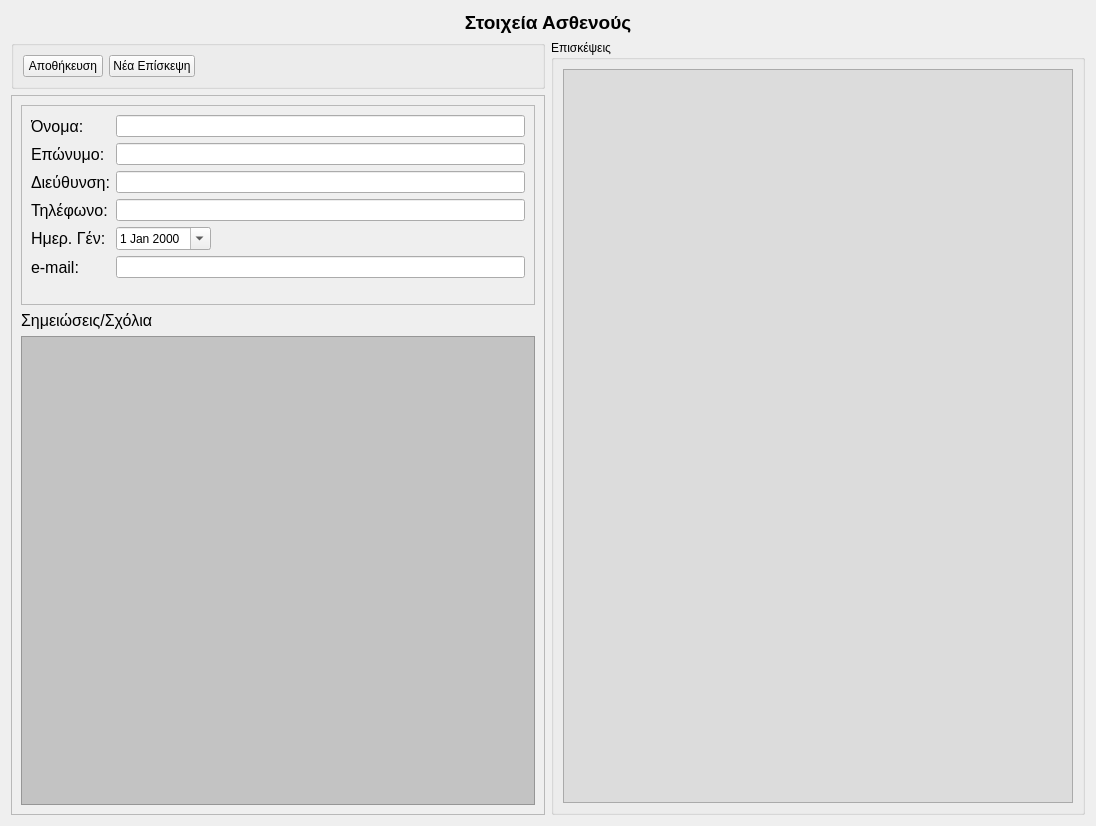
<?xml version="1.0" encoding="UTF-8"?>
<ui version="4.0">
 <class>PatientForm</class>
 <widget class="QWidget" name="PatientForm">
  <property name="geometry">
   <rect>
    <x>0</x>
    <y>0</y>
    <width>1096</width>
    <height>826</height>
   </rect>
  </property>
  <property name="windowTitle">
   <string>Form</string>
  </property>
  <layout class="QGridLayout" name="gridLayout">
   <item row="0" column="0" colspan="2">
    <widget class="QLabel" name="label">
     <property name="text">
      <string>&lt;!DOCTYPE HTML PUBLIC &quot;-//W3C//DTD HTML 4.0//EN&quot; &quot;http://www.w3.org/TR/REC-html40/strict.dtd&quot;&gt;
&lt;html&gt;&lt;head&gt;&lt;meta name=&quot;qrichtext&quot; content=&quot;1&quot; /&gt;&lt;style type=&quot;text/css&quot;&gt;
p, li { white-space: pre-wrap; }
&lt;/style&gt;&lt;/head&gt;&lt;body style=&quot; font-family:'Ubuntu'; font-size:9pt; font-weight:400; font-style:normal;&quot;&gt;
&lt;p align=&quot;center&quot; style=&quot; margin-top:0px; margin-bottom:0px; margin-left:0px; margin-right:0px; -qt-block-indent:0; text-indent:0px;&quot;&gt;&lt;span style=&quot; font-size:14pt; font-weight:600;&quot;&gt;Στοιχεία Ασθενούς&lt;/span&gt;&lt;/p&gt;&lt;/body&gt;&lt;/html&gt;</string>
     </property>
    </widget>
   </item>
   <item row="1" column="0">
    <widget class="QGroupBox" name="groupBox_2">
     <property name="title">
      <string/>
     </property>
     <layout class="QHBoxLayout" name="horizontalLayout">
      <item>
       <widget class="QPushButton" name="saveButton">
        <property name="toolTip">
         <string>Αποθήκευση Αλλαγών</string>
        </property>
        <property name="text">
         <string>Αποθήκευση</string>
        </property>
        <property name="icon">
         <iconset resource="../../resources/icons.qrc">
          <normaloff>:/images/Save.png</normaloff>:/images/Save.png</iconset>
        </property>
       </widget>
      </item>
      <item>
       <widget class="QPushButton" name="newExamSet">
        <property name="toolTip">
         <string>Καταχώρηση Νέας Επίσκεψης...</string>
        </property>
        <property name="text">
         <string>Νέα Επίσκεψη</string>
        </property>
        <property name="icon">
         <iconset resource="../../resources/icons.qrc">
          <normaloff>:/images/Calendar.png</normaloff>:/images/Calendar.png</iconset>
        </property>
       </widget>
      </item>
      <item>
       <spacer name="horizontalSpacer">
        <property name="orientation">
         <enum>Qt::Horizontal</enum>
        </property>
        <property name="sizeHint" stdset="0">
         <size>
          <width>40</width>
          <height>20</height>
         </size>
        </property>
       </spacer>
      </item>
     </layout>
    </widget>
   </item>
   <item row="2" column="0">
    <widget class="QFrame" name="frame_2">
     <property name="sizePolicy">
      <sizepolicy hsizetype="Preferred" vsizetype="Preferred">
       <horstretch>0</horstretch>
       <verstretch>0</verstretch>
      </sizepolicy>
     </property>
     <property name="frameShape">
      <enum>QFrame::StyledPanel</enum>
     </property>
     <property name="frameShadow">
      <enum>QFrame::Raised</enum>
     </property>
     <layout class="QVBoxLayout" name="verticalLayout">
      <item>
       <widget class="QFrame" name="patient_info">
        <property name="sizePolicy">
         <sizepolicy hsizetype="MinimumExpanding" vsizetype="Maximum">
          <horstretch>0</horstretch>
          <verstretch>0</verstretch>
         </sizepolicy>
        </property>
        <property name="minimumSize">
         <size>
          <width>400</width>
          <height>200</height>
         </size>
        </property>
        <property name="frameShape">
         <enum>QFrame::StyledPanel</enum>
        </property>
        <property name="frameShadow">
         <enum>QFrame::Raised</enum>
        </property>
        <layout class="QFormLayout" name="formLayout">
         <property name="fieldGrowthPolicy">
          <enum>QFormLayout::ExpandingFieldsGrow</enum>
         </property>
         <item row="0" column="0">
          <widget class="QLabel" name="label_2">
           <property name="font">
            <font>
             <pointsize>12</pointsize>
            </font>
           </property>
           <property name="text">
            <string>Όνομα:</string>
           </property>
          </widget>
         </item>
         <item row="0" column="1">
          <widget class="QLineEdit" name="name"/>
         </item>
         <item row="2" column="0">
          <widget class="QLabel" name="label_3">
           <property name="font">
            <font>
             <pointsize>12</pointsize>
            </font>
           </property>
           <property name="text">
            <string>Επώνυμο:</string>
           </property>
          </widget>
         </item>
         <item row="2" column="1">
          <widget class="QLineEdit" name="surname"/>
         </item>
         <item row="4" column="0">
          <widget class="QLabel" name="label_4">
           <property name="font">
            <font>
             <pointsize>12</pointsize>
            </font>
           </property>
           <property name="text">
            <string>Διεύθυνση:</string>
           </property>
          </widget>
         </item>
         <item row="4" column="1">
          <widget class="QLineEdit" name="address"/>
         </item>
         <item row="6" column="0">
          <widget class="QLabel" name="label_5">
           <property name="font">
            <font>
             <pointsize>12</pointsize>
            </font>
           </property>
           <property name="text">
            <string>Τηλέφωνο:</string>
           </property>
          </widget>
         </item>
         <item row="6" column="1">
          <widget class="QLineEdit" name="phone"/>
         </item>
         <item row="8" column="0">
          <widget class="QLabel" name="label_9">
           <property name="font">
            <font>
             <pointsize>12</pointsize>
            </font>
           </property>
           <property name="text">
            <string>Ημερ. Γέν:</string>
           </property>
          </widget>
         </item>
         <item row="8" column="1">
          <widget class="MyDateWidget" name="birthDate">
           <property name="currentSection">
            <enum>QDateTimeEdit::MonthSection</enum>
           </property>
           <property name="calendarPopup">
            <bool>true</bool>
           </property>
          </widget>
         </item>
         <item row="9" column="0">
          <widget class="QLabel" name="label_6">
           <property name="font">
            <font>
             <pointsize>12</pointsize>
            </font>
           </property>
           <property name="text">
            <string>e-mail:</string>
           </property>
          </widget>
         </item>
         <item row="9" column="1">
          <widget class="QLineEdit" name="email"/>
         </item>
        </layout>
       </widget>
      </item>
      <item>
       <widget class="QLabel" name="label_8">
        <property name="font">
         <font>
          <pointsize>12</pointsize>
         </font>
        </property>
        <property name="text">
         <string>Σημειώσεις/Σχόλια</string>
        </property>
       </widget>
      </item>
      <item>
       <widget class="MyTextEdit" name="notes">
        <property name="sizePolicy">
         <sizepolicy hsizetype="Expanding" vsizetype="MinimumExpanding">
          <horstretch>0</horstretch>
          <verstretch>0</verstretch>
         </sizepolicy>
        </property>
        <property name="toolTip">
         <string>Σημειώσεις και σχόλια για αυτόν τον Ασθενή</string>
        </property>
        <property name="styleSheet">
         <string notr="true">background-color: rgb(195, 195, 195);</string>
        </property>
       </widget>
      </item>
     </layout>
    </widget>
   </item>
   <item row="1" column="1" rowspan="2">
    <widget class="QGroupBox" name="groupBox">
     <property name="font">
      <font>
       <pointsize>9</pointsize>
      </font>
     </property>
     <property name="title">
      <string>Επισκέψεις</string>
     </property>
     <layout class="QGridLayout" name="gridLayout_5">
      <item row="1" column="0">
       <widget class="ExamSetTable" name="examSetTable">
        <property name="toolTip">
         <string>Λίστα με τις επισκέψεις του Ασθενή στο Ιατρείο</string>
        </property>
        <property name="styleSheet">
         <string notr="true">background-color: rgb(220, 220, 220);</string>
        </property>
       </widget>
      </item>
     </layout>
    </widget>
   </item>
  </layout>
  <action name="actionSavePatient">
   <property name="text">
    <string>Αποθήκευση Ασθενή</string>
   </property>
  </action>
  <action name="actionNewExamSet">
   <property name="text">
    <string>Νέα Επίσκεψη</string>
   </property>
  </action>
 </widget>
 <customwidgets>
  <customwidget>
   <class>ExamSetTable</class>
   <extends>QTableView</extends>
   <header>examsettable.h</header>
  </customwidget>
  <customwidget>
   <class>MyDateWidget</class>
   <extends>QDateEdit</extends>
   <header>mydatewidget.h</header>
  </customwidget>
  <customwidget>
   <class>MyTextEdit</class>
   <extends>QTextEdit</extends>
   <header>mytextedit.h</header>
  </customwidget>
 </customwidgets>
 <resources>
  <include location="../../resources/icons.qrc"/>
 </resources>
 <connections>
  <connection>
   <sender>newExamSet</sender>
   <signal>clicked()</signal>
   <receiver>PatientForm</receiver>
   <slot>new_exam_set()</slot>
   <hints>
    <hint type="sourcelabel">
     <x>979</x>
     <y>564</y>
    </hint>
    <hint type="destinationlabel">
     <x>480</x>
     <y>355</y>
    </hint>
   </hints>
  </connection>
  <connection>
   <sender>saveButton</sender>
   <signal>clicked()</signal>
   <receiver>PatientForm</receiver>
   <slot>save()</slot>
   <hints>
    <hint type="sourcelabel">
     <x>102</x>
     <y>291</y>
    </hint>
    <hint type="destinationlabel">
     <x>123</x>
     <y>359</y>
    </hint>
   </hints>
  </connection>
 </connections>
 <slots>
  <slot>save_to_db()</slot>
  <slot>new_exam_set()</slot>
 </slots>
</ui>
